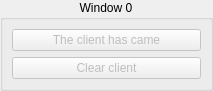
<?xml version="1.0" encoding="UTF-8"?>
<ui version="4.0">
 <class>Form</class>
 <widget class="QWidget" name="Form">
  <property name="geometry">
   <rect>
    <x>0</x>
    <y>0</y>
    <width>213</width>
    <height>85</height>
   </rect>
  </property>
  <property name="windowTitle">
   <string>Form</string>
  </property>
  <layout class="QHBoxLayout" name="horizontalLayout">
   <property name="spacing">
    <number>0</number>
   </property>
   <property name="leftMargin">
    <number>0</number>
   </property>
   <property name="topMargin">
    <number>0</number>
   </property>
   <property name="rightMargin">
    <number>0</number>
   </property>
   <property name="bottomMargin">
    <number>0</number>
   </property>
   <item>
    <widget class="QGroupBox" name="box">
     <property name="title">
      <string>Window 0</string>
     </property>
     <property name="alignment">
      <set>Qt::AlignHCenter|Qt::AlignTop</set>
     </property>
     <property name="flat">
      <bool>false</bool>
     </property>
     <property name="checkable">
      <bool>false</bool>
     </property>
     <layout class="QVBoxLayout" name="verticalLayout_2">
      <item>
       <widget class="QPushButton" name="client_in">
        <property name="enabled">
         <bool>false</bool>
        </property>
        <property name="cursor">
         <cursorShape>PointingHandCursor</cursorShape>
        </property>
        <property name="focusPolicy">
         <enum>Qt::NoFocus</enum>
        </property>
        <property name="text">
         <string>The client has came</string>
        </property>
       </widget>
      </item>
      <item>
       <widget class="QPushButton" name="client_clear">
        <property name="enabled">
         <bool>false</bool>
        </property>
        <property name="cursor">
         <cursorShape>PointingHandCursor</cursorShape>
        </property>
        <property name="focusPolicy">
         <enum>Qt::NoFocus</enum>
        </property>
        <property name="text">
         <string>Clear client</string>
        </property>
       </widget>
      </item>
     </layout>
    </widget>
   </item>
  </layout>
 </widget>
 <resources/>
 <connections/>
</ui>
